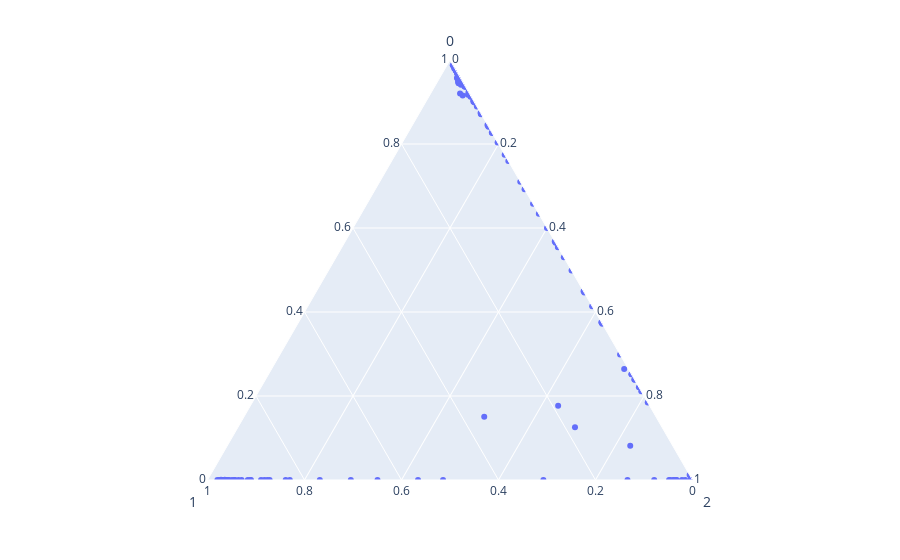
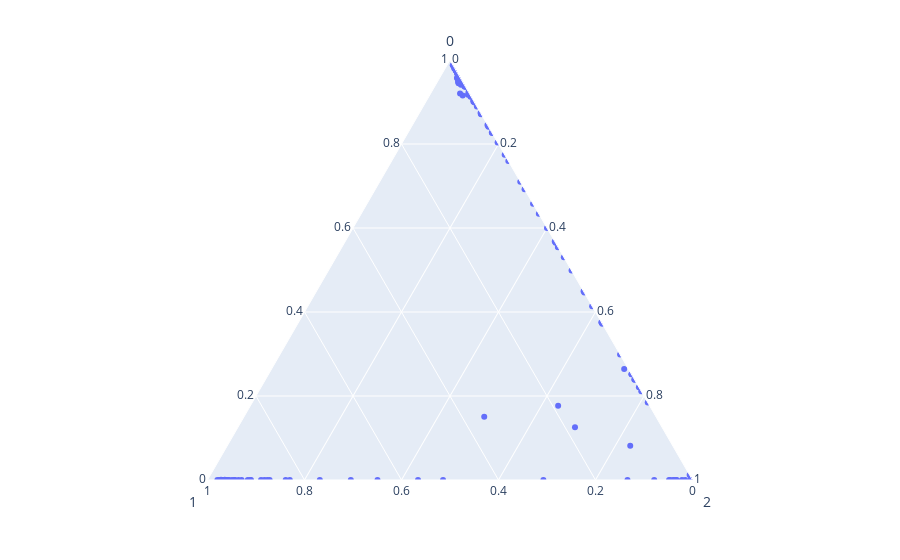
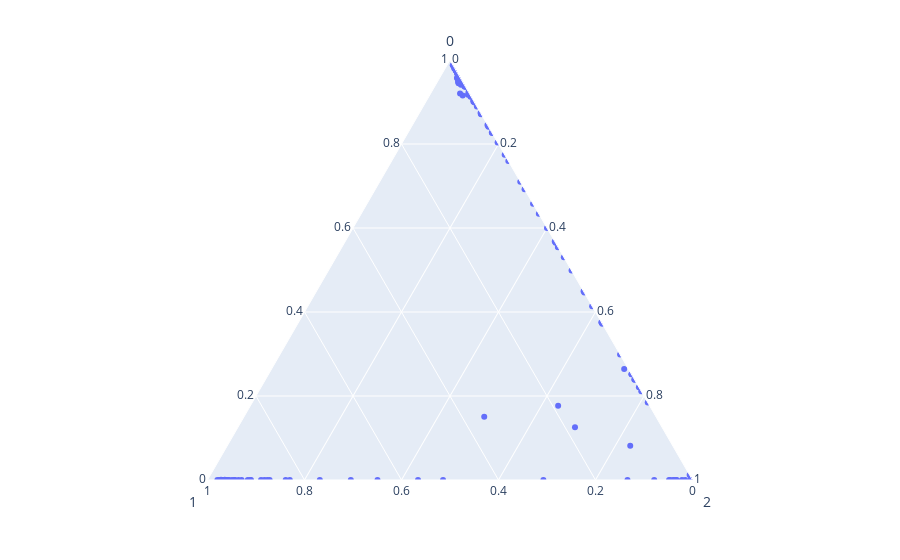

Notebook source saved alongside these figures, in order:
### Code cell
for rgm in trimine.regimes:
    plt.figure(figsize=(15,4))
    O = rgm.O
    O  = [a/a.sum() for a in O]
    O = np.array(O)
    O = np.where(O<0.1,0.01,O)
    df = pd.DataFrame(O)
    px.scatter_ternary(df, a=0, b=1, c=2)
    fig.show()

### Figure 1 — Plotly figure (JSON) as saved in the notebook; plotly's stock layout.template omitted (floating-point values rounded to 4 significant figures; data arrays with more than 128 entries replaced by an {"elided": "..."} marker saying what was removed)
{"data": [{"a": {"elided": "263 float values"}, "b": {"elided": "263 float values"}, "c": {"elided": "263 float values"}, "hovertemplate": "0=%{a}<br>1=%{b}<br>2=%{c}<extra></extra>", "legendgroup": "", "marker": {"color": "#636efa", "symbol": "circle"}, "mode": "markers", "name": "", "showlegend": false, "subplot": "ternary", "type": "scatterternary"}], "layout": {"legend": {"tracegroupgap": 0}, "margin": {"t": 60}, "ternary": {"aaxis": {"title": {"text": "0"}}, "baxis": {"title": {"text": "1"}}, "caxis": {"title": {"text": "2"}}, "domain": {"x": [0, 1], "y": [0, 1]}}}}

### Figure 2 — Plotly figure (JSON) as saved in the notebook; plotly's stock layout.template omitted (floating-point values rounded to 4 significant figures; data arrays with more than 128 entries replaced by an {"elided": "..."} marker saying what was removed)
{"data": [{"a": {"elided": "263 float values"}, "b": {"elided": "263 float values"}, "c": {"elided": "263 float values"}, "hovertemplate": "0=%{a}<br>1=%{b}<br>2=%{c}<extra></extra>", "legendgroup": "", "marker": {"color": "#636efa", "symbol": "circle"}, "mode": "markers", "name": "", "showlegend": false, "subplot": "ternary", "type": "scatterternary"}], "layout": {"legend": {"tracegroupgap": 0}, "margin": {"t": 60}, "ternary": {"aaxis": {"title": {"text": "0"}}, "baxis": {"title": {"text": "1"}}, "caxis": {"title": {"text": "2"}}, "domain": {"x": [0, 1], "y": [0, 1]}}}}

### Figure 3 — Plotly figure (JSON) as saved in the notebook; plotly's stock layout.template omitted (floating-point values rounded to 4 significant figures; data arrays with more than 128 entries replaced by an {"elided": "..."} marker saying what was removed)
{"data": [{"a": {"elided": "263 float values"}, "b": {"elided": "263 float values"}, "c": {"elided": "263 float values"}, "hovertemplate": "0=%{a}<br>1=%{b}<br>2=%{c}<extra></extra>", "legendgroup": "", "marker": {"color": "#636efa", "symbol": "circle"}, "mode": "markers", "name": "", "showlegend": false, "subplot": "ternary", "type": "scatterternary"}], "layout": {"legend": {"tracegroupgap": 0}, "margin": {"t": 60}, "ternary": {"aaxis": {"title": {"text": "0"}}, "baxis": {"title": {"text": "1"}}, "caxis": {"title": {"text": "2"}}, "domain": {"x": [0, 1], "y": [0, 1]}}}}
